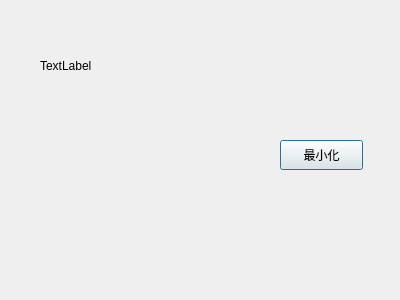
<?xml version="1.0" encoding="UTF-8"?>
<ui version="4.0">
 <class>ServerMainDialog</class>
 <widget class="QDialog" name="ServerMainDialog">
  <property name="geometry">
   <rect>
    <x>0</x>
    <y>0</y>
    <width>400</width>
    <height>300</height>
   </rect>
  </property>
  <property name="windowTitle">
   <string>ServerMainDialog</string>
  </property>
  <widget class="QLabel" name="label">
   <property name="geometry">
    <rect>
     <x>40</x>
     <y>20</y>
     <width>91</width>
     <height>91</height>
    </rect>
   </property>
   <property name="text">
    <string>TextLabel</string>
   </property>
  </widget>
  <widget class="QPushButton" name="pushButtonMiinSize">
   <property name="geometry">
    <rect>
     <x>280</x>
     <y>140</y>
     <width>83</width>
     <height>30</height>
    </rect>
   </property>
   <property name="text">
    <string>最小化</string>
   </property>
  </widget>
 </widget>
 <layoutdefault spacing="6" margin="11"/>
 <resources/>
 <connections/>
</ui>
